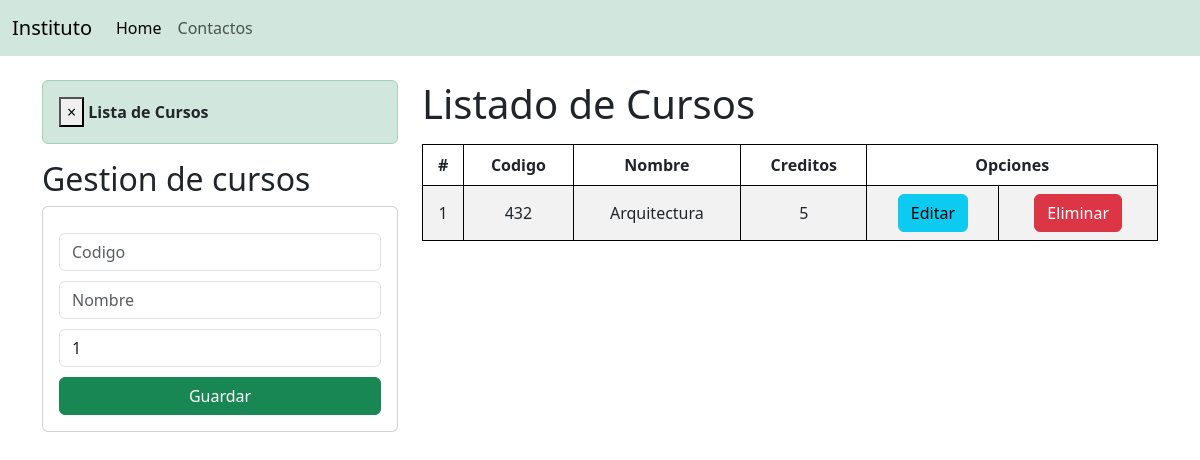
The app's page /, older data.
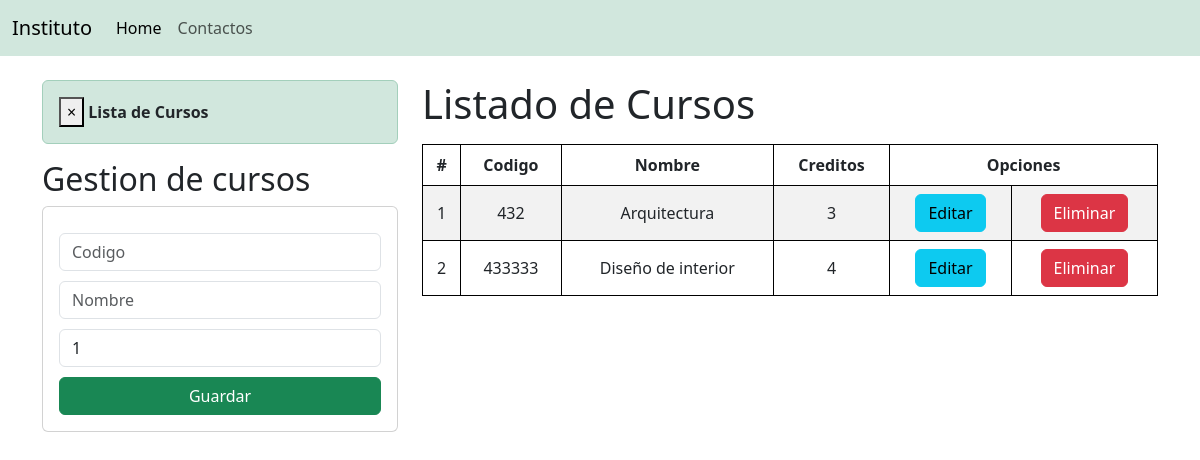
The same page, newer data.
### aplicaciones/academico/models.py (models this page shows, shortened)
class Curso(models.Model):
    codigo = models.CharField(max_length=6,primary_key=True)
    nombre = models.CharField(max_length=50)
    creditos = models.PositiveSmallIntegerField()

### aplicaciones/academico/views.py (the view)
# urls.py: path('', views.home),
def home(request):
    cursos = Curso.objects.all()
    messages.success(request,'Lista de Cursos')
    return render(request, "gestioncursos.html",{"cursos": cursos})

### aplicaciones/academico/templates/gestioncursos.html (shortened to what this page needs)
{% extends "./base.html" %}
{% block body %}
<div class="row">
    <div class="col-sm-12 col-md-6 col-lg-4 col-xl-4">
        {% if messages %}
            {% for message in messages%}
            <div class="alert alert-dismissible alert-success">
                <button type="button" class="close" data-bs-dismiss="alert">&times;</button>
                <strong class="text-dark">{{ message }}</strong>
            </div>
            {% endfor %}
        {% endif %}
        <h2>Gestion de cursos</h2>
        <div class="card">
            <div class="card-body">
                <form action="/registrarcurso/" method="POST">{% csrf_token %}
                    <div class="form-group" style="margin-top: 10px;">
                        <input type="text" name="textcodigo" id="textcodigo" class="form-control" placeholder="Codigo" minlength="6" maxlength="6" required>
                    </div>
                    <div class="form-group" style="margin-top: 10px;">
                        <input type="text" name="textnombre" id="textnombre" class="form-control" placeholder="Nombre"  maxlength="50" required>
                    </div>
                    <div class="form-group" style="margin-top: 10px;">
                        <input type="text" name="numcredito" id="numcredito" class="form-control"  minlength="1" maxlength="9"  value="1" required>
                    </div>
                    <div class="form-group" style="margin-top: 10px;">
                        <button type="submit" class="btn btn-success btn-block text-white" style="width: 100%;">Guardar</button>
                    </div>
                </form>
            </div>
        </div>
    </div>
    <div class="col-sm-12 col-md-6 col-lg-8 col-xl-8">
        <h1>Listado de Cursos</h1>
        <div class="table-responsive py-2">
            <table class="table table-striped">
                <thead>
                    <tr>
                        <th>#</th>
                        <th>Codigo</th>
                        <th>Nombre</th>
                        <th>Creditos</th>
                        <th colspan="2"><center>Opciones</center></th>
                    </tr>
                </thead>
                <tbody>
                    {% for c in cursos %}
                    <tr>
                        <td>{{forloop.counter}}</td>
                        <td>{{c.codigo}}</td>
                        <td>{{c.nombre}}</td>
                        <td>{{c.creditos}}</td>
                        <td><center><a href="edicioncurso/{{c.codigo}}" class="btn btn-info">Editar</a></center></td>
                        <td><center><a href="eliminarcurso/{{c.codigo}}" class="btn btn-danger btneliminacion">Eliminar</a></center></td>
                    </tr>
                    {% endfor %}
                </tbody>
            </table>
        </div>
    </div>
</div>
{% endblock %}

### aplicaciones/academico/templates/base.html (shortened to what this page needs)
<!DOCTYPE html>
<html lang="en">
<head>
    {% load static %}
<link href="https://cdn.jsdelivr.net/npm/bootstrap@5.3.0/dist/css/bootstrap.min.css" rel="stylesheet">
   <link rel="stylesheet" href="{% static 'css/gestioncurso.css' %}">
  </head>
<body>
    <nav class="navbar navbar-expand-lg bg-success-subtle">
        <div class="container-fluid">
          <a class="navbar-brand" href="#">Instituto</a>
          <div class="collapse navbar-collapse" id="navbarSupportedContent">
            <ul class="navbar-nav me-auto mb-2 mb-lg-0">
              <li class="nav-item">
                <a class="nav-link active" aria-current="page" href="#">Home</a>
              </li>
              <li class="nav-item">
                <a class="nav-link" href="#">Contactos</a>
              </li>
            </ul>
          </div>
        </div>
      </nav>
      <div class="container py-4">
        {% block body %}
        {% endblock %}
      </div>
</body>
</html>

### aplicaciones/academico/static/css/gestioncurso.css (style rules this page uses)
th, td { text-align: center; vertical-align: middle; border: 1px solid #000000; }

Row changes from the older to the newer data that the page shows:
changed Curso "Arquitectura": creditos "5" → "3"
added Curso: codigo "433333", nombre "Diseño de interior", creditos "4"
